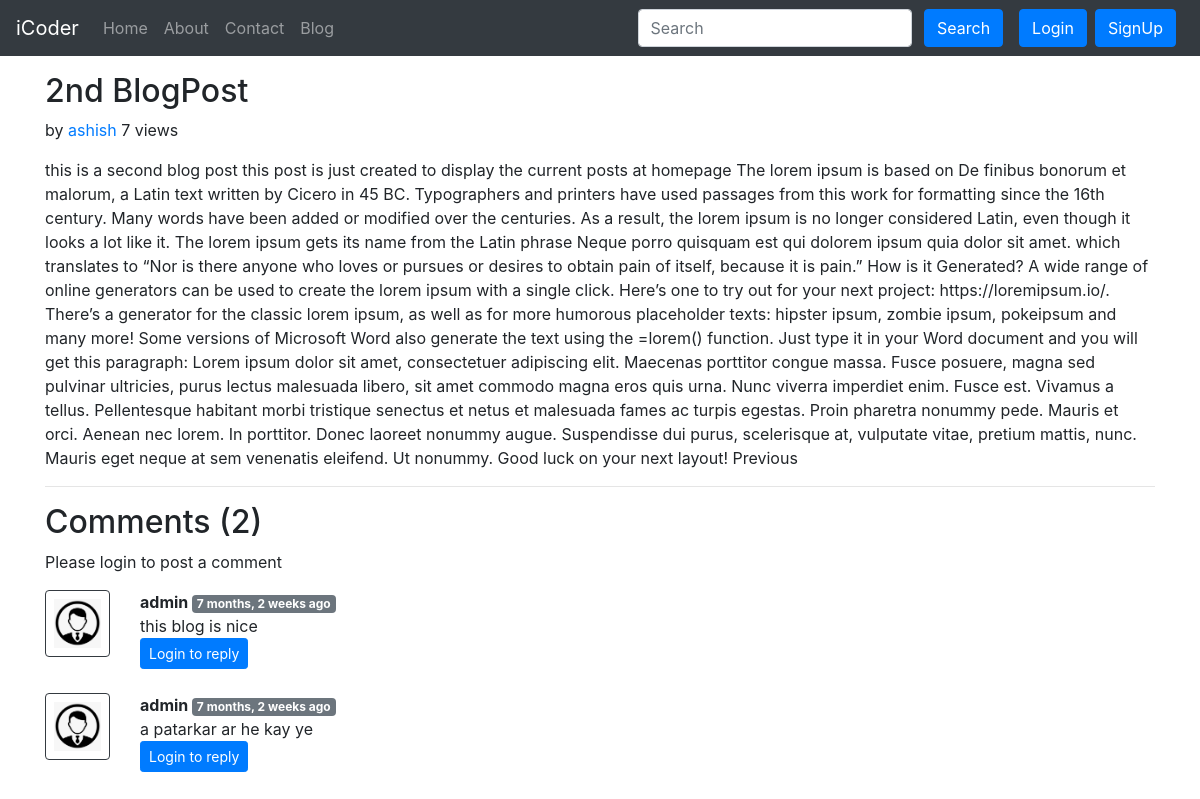
Screenshot of /blog/mypost/ with the database file from the repository.
### blog/models.py (models this page shows, shortened)
class Post(models.Model):
    sno = models.AutoField(primary_key=True)
    title = models.CharField(max_length=130)
    content = models.TextField()
    author = models.CharField(max_length=130)
    slug = models.CharField(max_length=130)
    views= models.IntegerField(default=0)
    timestamp = models.DateTimeField(blank=True)

class BlogComment(models.Model):
    sno = models.AutoField(primary_key=True)
    comment = models.TextField()
    user = models.ForeignKey(User, on_delete=models.CASCADE)
    post = models.ForeignKey(Post, on_delete=models.CASCADE)
    parent = models.ForeignKey('self', on_delete=models.CASCADE, null=True)
    timestamp = models.DateTimeField(default=now)

### blog/views.py (the view)
# urls.py: path('<str:slug>/', views.blogPost, name='blogPost'),
def blogPost(request, slug):
    post=Post.objects.filter(slug=slug).first()
    post.views=post.views + 1
    post.save()
    comments= BlogComment.objects.filter(post=post, parent=None)
    replies= BlogComment.objects.filter(post=post).exclude(parent=None)
    replyDict={}
    for reply in replies:
        if reply.parent.sno not in replyDict.keys():
            replyDict[reply.parent.sno]=[reply]
        else:
            replyDict[reply.parent.sno].append(reply)
    context={'post':post, 'comments': comments, 'user': request.user, 'replyDict': replyDict}
    return render(request, "blog/blogPost.html", context)

### blog/templatetags/extras.py (called while the page is built)
@register.filter(name='get_val')
def get_val(dict, key):
    return dict.get(key)

### templates/blog/blogPost.html (shortened to what this page needs)
{% extends 'base.html' %}
{% block body %}
{% load humanize %}
{% load extras %}
<div class="container my-3">
    <h2 class="blog-post-title">{{post.title}}</h2>
    <p class="blog-post-meta">{{post.timeStamp}} by <a href="/about">{{post.author}}</a> <span>{{post.views}} views</span></p>
    <p>{{post.content|safe}}</p>
    <hr>
</div>
<div class="container">
    <h2> Comments ({{comments.count}}) </h2>
    <div class="my-2">
        {% if user.is_authenticated %}
        <form action="/blog/postComment" method="post">
            {% csrf_token %}
            <div class="form-group">
                <label for="exampleInputEmail1">Post Comment </label>
                <input type="text" class="form-control" name="comment" placeholder="Enter comment here">
            </div>
            <input type="hidden" name="postSno" value="{{post.sno}}">
            <input type="hidden" name="parentSno" value="">
            <button type="submit" class="btn btn-primary">Submit</button>
        </form>
        {% else %}
        Please login to post a comment
        {% endif %}
    </div>
    {% for comment in comments %}
    <div class="row my-3">
        <div class="col-md-1  ">
            <img class="rounded mx-auto d-block w-100 border border-dark p-2" src="/static/img/logo.png" alt="user">
        </div>
        <div class="col-md-11 ">
            <b> {{comment.user.username}} </b> <span class="badge badge-secondary ">{{comment.timestamp| naturaltime}}</span>
            <div>{{comment.comment}}</div>
            <div class="reply mx-0">
                {% if user.is_authenticated %}
                <button class="btn btn-sm btn-primary" type="button" data-toggle="collapse" data-target="#replyBox{{comment.sno}}" aria-expanded="false" aria-controls="replyBox{{comment.sno}}">
                    Reply
                </button>
                <div class="collapse" id="replyBox{{comment.sno}}">
                    <div class="card card-body my-2">
                        <form action="/blog/postComment" method="post">
                            {% csrf_token %}
                            <div class="form-group">
                                <label for="comment">Post a reply </label>
                                <input type="text" class="form-control" name="comment" placeholder="Enter comment here">
                                <input type="hidden" name="parentSno" value="{{comment.sno}}">
                            </div>
                            <input type="hidden" name="postSno" value="{{post.sno}}">
                            <button type="submit" class="btn btn-primary">Submit</button>
                        </form>
                    </div>
                </div>
                {% else %}
                <button class="btn btn-sm btn-primary" type="button" data-toggle="collapse" data-target="#replyBox{{comment.sno}}" aria-expanded="false" aria-controls="replyBox{{comment.sno}}">
                    Login to reply
                </button>
                {% endif %}
            </div>
        </div>
    </div>
    {% endfor %}
</div>
{% endblock %}

### rows the page displays
Post: title "2nd BlogPost", author "ashish", views "7", content "this is a second blog post this post is just created to display the current posts at homepage The lorem ipsum is based on De finibus bonorum et malorum, a Latin text written by Cicero in 45 BC. Typographers and printers have used passages from this work for formatting since the 16th century. Many words have been added or modified over the centuries. As a result, the lorem ipsum is no longer considered Latin, even though it looks a lot like it. The lorem ipsum gets its name from the Latin phrase Neque porro quisquam est qui dolorem ipsum quia dolor sit amet. which translates to “Nor is there anyone who loves or pursues or desires to obtain pain of itself, because it is pain.” How is it…"
BlogComment: user.username "admin", timestamp "7 months, 2 weeks ago", comment "this blog is nice"
BlogComment: user.username "admin", timestamp "7 months, 2 weeks ago", comment "a patarkar ar he kay ye"

### other values shown
{{ comments.count }} "2"
